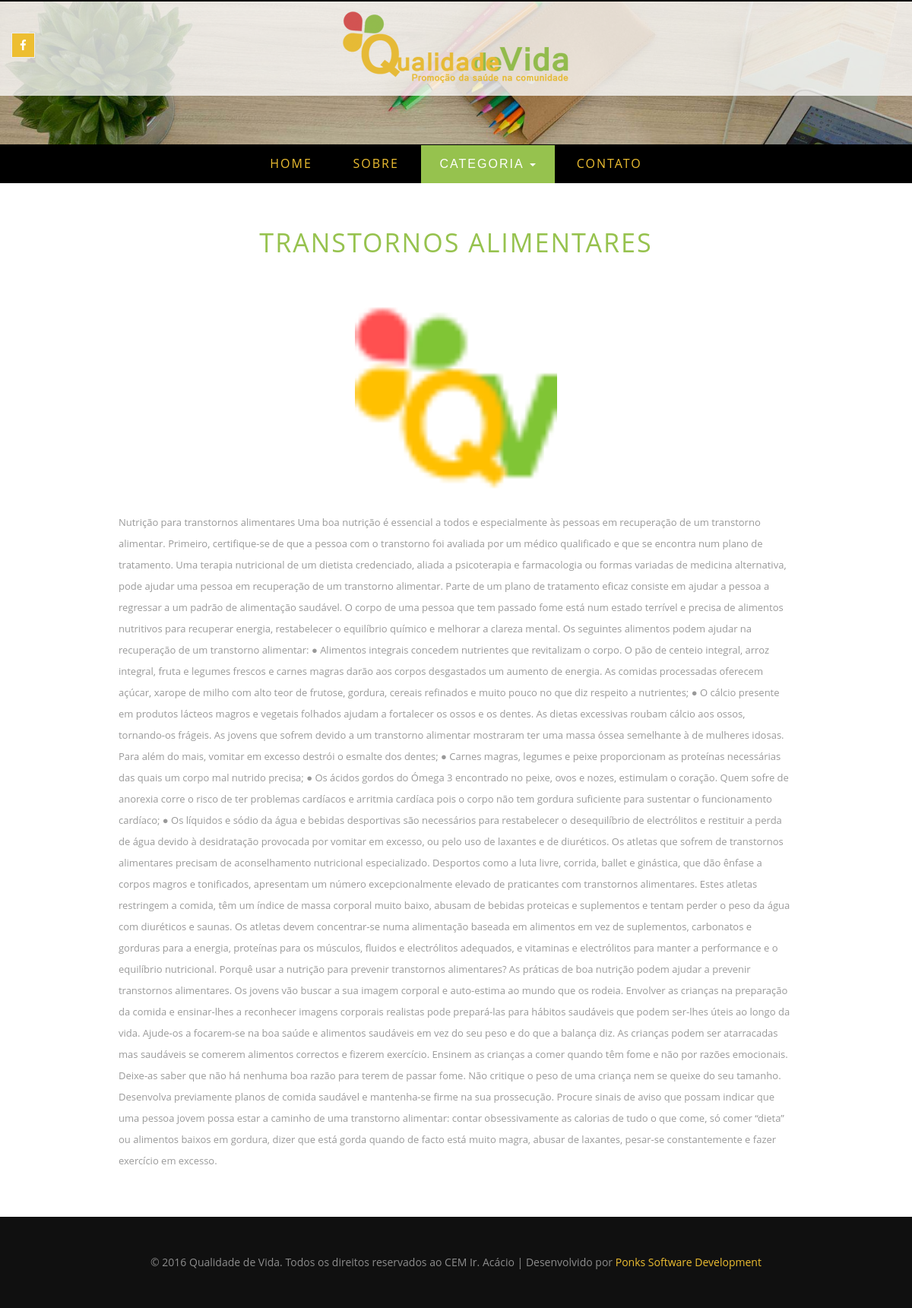
Screenshot of /continuar.php?id=10 with the database file from the repository.
### tables this page shows
CREATE TABLE IF NOT EXISTS `noticias` (
  `idNoticia` int(11) NOT NULL,
  `titulo` varchar(100) NOT NULL,
  `resumo` longtext NOT NULL,
  `imagem` varchar(255) NOT NULL,
  `conteudo` longtext NOT NULL,
  `idCategoria` int(20) NOT NULL,
  `contador` int(11) NOT NULL,
  `data` longtext NOT NULL,
  `deletar` int(11) NOT NULL
);

### continuar.php (the view, shortened to what this page needs)
<!DOCTYPE html>
<html lang="en">
<head>
<link href="css/font-awesome.min.css" rel="stylesheet" type="text/css" media="all" />
<link href="css/bootstrap.min.css" rel="stylesheet" type="text/css" media="all" />
<link href="css/style.css" rel="stylesheet" type="text/css" media="all" />
 <link href="css/stylesheet.css" rel="stylesheet" type="text/css" media="all" />
</head>
<body>
	<div class="w3-slider">
		<header>
		<div class="w3layouts-top-strip">
			<div class="container-fluid">
				<div class="w3ls-social-icons">
					<a class="facebook" href="https://www.facebook.com/qualidadevidabrasil/"><i class="fa fa-facebook"></i></a>
				</div>
				<div class="logo col-md-12 col-sm-12 col-xs-12">
					<h1><a href="index.php"><img class="img-responsive" style="margin:0 auto" src="img/logotopo.png"/></a></h1>
				</div>
			</div>
		</div>
	</header>
	</div>
						<nav class="navbar navbar-default">
			  <div class="container-fluid">
				<div class="collapse navbar-collapse" id="bs-example-navbar-collapse-1">
				  <ul class="nav navbar-nav">
					<li><a href="index.php">Home</a></li>
					<li><a href="sobre.php">Sobre</a></li>
					<li class="dropdown">
					  <a href="#" class="dropdown-toggle active" style="font-family: 'Raleway', sans-serif;" data-toggle="dropdown" role="button" aria-haspopup="true" aria-expanded="false">Categoria <span class="caret"></span></a>
					</li>
					<li><a href="contato.php">Contato</a></li>
				  </ul>
				</div>
			  </div>
			</nav>
		<div class="wthree-main-content">
		<div class="agileits Blog">
			<div class="container">
            <?php
$id = $_GET['id'];
$consulta = mysql_query("SELECT * FROM noticias WHERE idNoticia = $id");
while ($dados = mysql_fetch_array($consulta))
{
	?>
				<h2 class="agile-inner-title"><?php $query  = mysql_query("SELECT * FROM noticias WHERE idNoticia ='$id' AND deletar != 1");
						while($resultado = mysql_fetch_array($query)) {
							echo $resultado['titulo'];
						}
						?></h2>
	<div class="single">
			<div class="single-grid">
				<div class="col-md-12 w3ls-blog-left">
					<div class="w3-blog-left-grid">
						<div class="w3ls-blog-leftr center-block">
							<img src="<?php echo $dados['imagem'];?>" style="height: 300px;margin: 0 auto"  class="img-responsive" />
							<p><?php echo $dados['conteudo'];?></p>
						</div>
						</div>
					</div>
				</div>
			</div>
	</div>
<?php } ?>
			</div>
		</div>
		<footer>
			<div class="container">
				<div class="w3ls-footer-grids">
					<div class="col-md-12">
						<center><p style="color: #8C8C8C;">© 2016 Qualidade de Vida. Todos os direitos reservados ao CEM Ir. Acácio | Desenvolvido por <a href="http://mhsdevelopers.com.br/ponks/" target="_blank">Ponks Software Development</a></p></center>
				</div>
			</div>
		</footer>
</body>
</html>

### css/style.css (style rules this page uses)
body { padding:0; margin:0; background:#fff; font-family: 'Open Sans', sans-serif; }
body a { transition:0.5s all; -webkit-transition:0.5s all; -moz-transition:0.5s all; -o-transition:0.5s all; -ms-transition:0.5s all; font-weight:400; }
h1,h2,h3,h4,h5,h6 { margin:0; font-weight:400; transition:0.5s all; -webkit-transition:0.5s all; -moz-transition:0.5s all; -o-transition:0.5s all; -ms-transition:0.5s all; }
p { margin:0; }
ul { margin:0; padding:0; }
.w3-slider { position: relative; }
header { padding: 12px 0; border-top: 2px solid #000; background: rgba(255, 255, 255, 0.77); position: absolute; z-index: 9; width: 100%; }
.logo a { font-size: 43px; text-decoration: none; color: #005858; letter-spacing: 4px; text-transform: uppercase; }
.w3ls-social-icons { float:left; width: 33.333%; margin-top:7px; }
.w3ls-social-icons i { font-size: 15px; background: #edbe31; padding: 8px 10px; color: #fff; border: 1px solid #eee; transition:0.5s all; -webkit-transition:0.5s all; -o-transition:0.5s all; -ms-transition:0.5s all; -moz-transition:0.5s all; }
.logo { float:left; width: 33.333%; }
.navbar-default { background-color: transparent; border-color: transparent; }
.navbar { margin-bottom: 0; }
.navbar-default .navbar-collapse, .navbar-default .navbar-form { border: none; }
.navbar-nav { float: none; text-align: center; }
.navbar-nav>li { display: inline-block; float: none; }
.navbar-default .navbar-nav>li>a { font-size: 17px; text-transform: uppercase; color: #edbe31; letter-spacing: 2px; padding: 15px 25px; }
.navbar-default .navbar-nav>li>a.active,.navbar-default .navbar-nav>li>a:focus, .navbar-default .navbar-nav>li>a:hover,.navbar-default .navbar-nav>.open>a, .navbar-default .navbar-nav>.open>a:focus, .navbar-default .navbar-nav>.open>a:hover { background: #96c24e ; color:#fff; }
.navbar { border-radius: 0px; -webkit-border-radius: 0px; -moz-border-radius: 0px; -ms-border-radius: 0px; -o-border-radius: 0px; border:none; background: #000; }
footer { background:#101010; padding:50px 0; }
h2.agile-inner-title { text-align: center; margin-bottom: 25px; font-size: 35px; letter-spacing: 2px; color: #96c24e ; text-transform: uppercase; }
.agileits { padding: 60px 0; }
.w3ls-blog-leftr p { font-size: 13px; color: #999; margin: 1em 0 0; line-height: 28px; }
.w3ls-blog-leftr { width: 80%; }
@media (max-width: 1440px) { .logo a { font-size: 40px; } }
@media (max-width: 1440px) { .w3ls-social-icons { margin-top: 2.5%; } }
@media (max-width: 1440px) { h2.agile-inner-title { margin-bottom: 22px; font-size: 34px; } }
@media (max-width: 1366px) { .w3ls-social-icons,.agileits-contact-info { width: 31.333%; } }
@media (max-width: 1366px) { .logo { width: 37.333%; } }
@media (max-width: 1280px) { .navbar-default .navbar-nav>li>a { font-size: 16px; } }

### rows the page displays
noticias: titulo "TRANSTORNOS ALIMENTARES", imagem (picture), conteudo "Nutrição para transtornos alimentares Uma boa nutrição é essencial a todos e especialmente às pessoas em recuperação de um transtorno alimentar. Primeiro, certifique-se de que a pessoa com o transtorno foi avaliada por um médico qualificado e que se encontra num plano de tratamento. Uma terapia nutricional de um dietista credenciado, aliada a psicoterapia e farmacologia ou formas variadas de medicina alternativa, pode ajudar uma pessoa em recuperação de um transtorno alimentar. Parte de um plano de tratamento eficaz consiste em ajudar a pessoa a regressar a um padrão de alimentação saudável. O corpo de uma pessoa que tem passado fome está num estado terrível e precisa de alimentos…"
